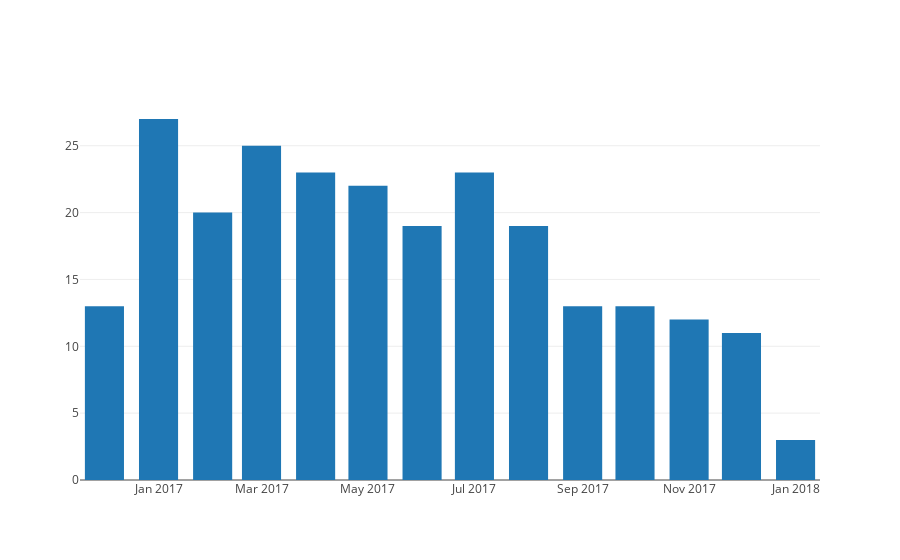

This figure's notebook cell:
### Markdown cell above
plotly.offline.init_notebook_mode(connected=True)

### Code cell
x, y = transpose_list_of_tuples(posts_by_month)
data = [go.Bar(x=x, y=y)]
plotly.offline.iplot(data, filename='post-frequency')

### Figure 1 — Plotly figure (JSON) as saved in the notebook; plotly's stock layout.template omitted (floating-point values rounded to 4 significant figures)
{"data": [{"type": "bar", "x": ["2018-1", "2017-12", "2017-11", "2017-10", "2017-9", "2017-8", "2017-7", "2017-6", "2017-5", "2017-4", "2017-3", "2017-2", "2017-1", "2016-12"], "y": [3, 11, 12, 13, 13, 19, 23, 19, 22, 23, 25, 20, 27, 13]}], "layout": {}}
